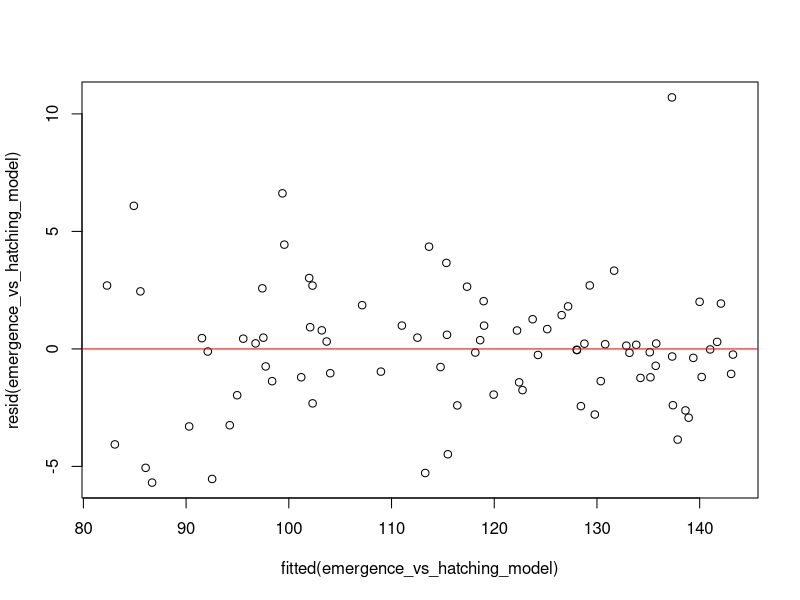
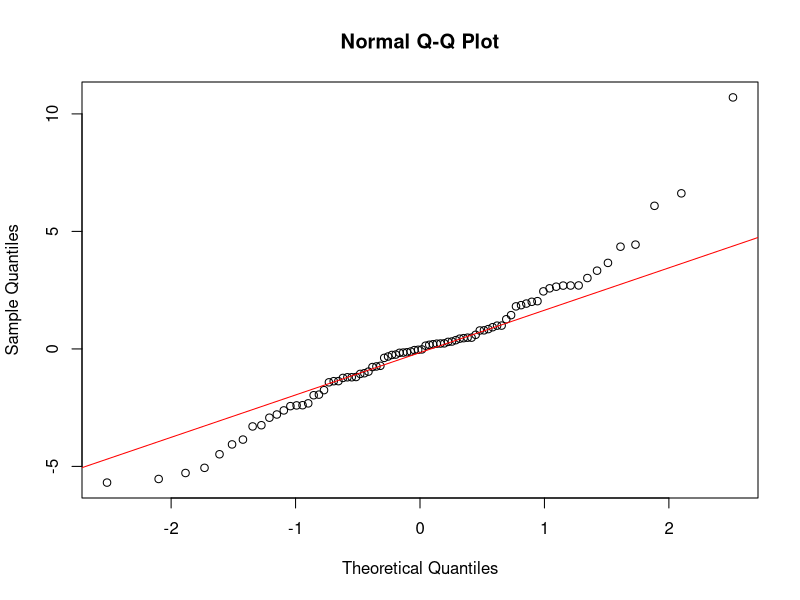
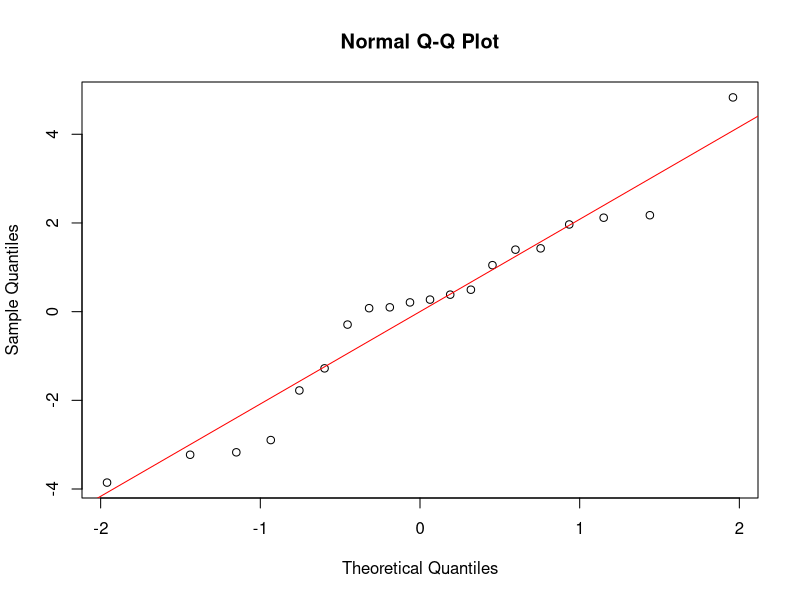
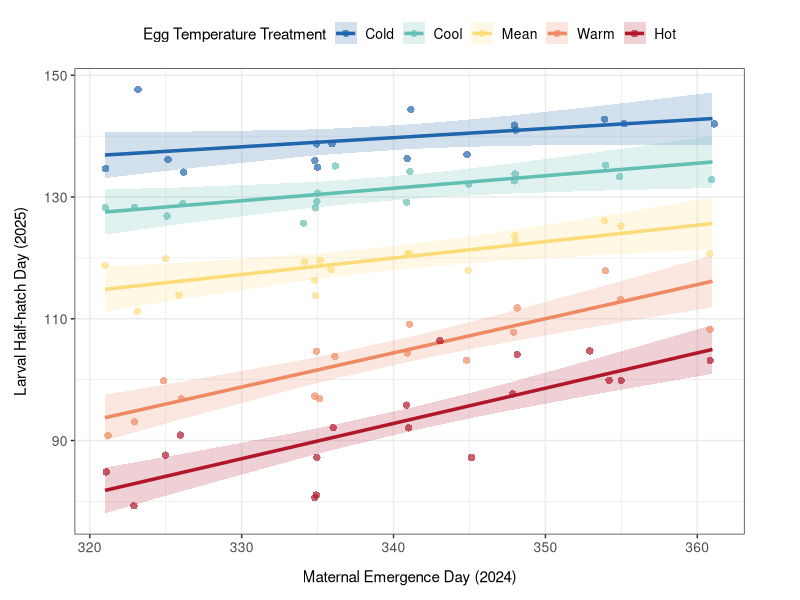
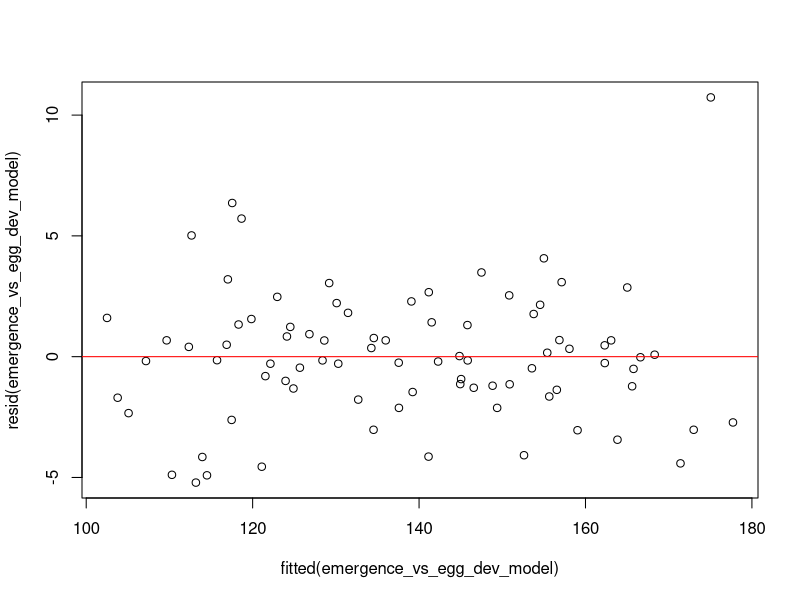
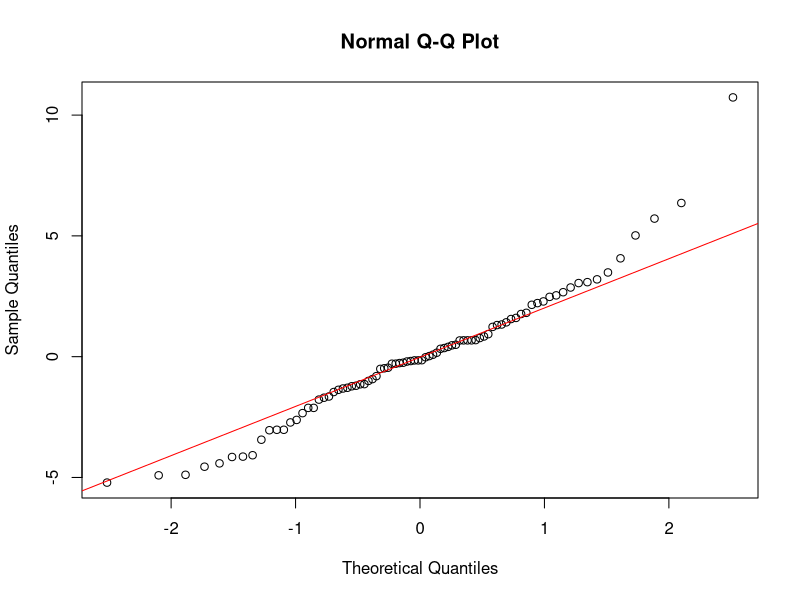
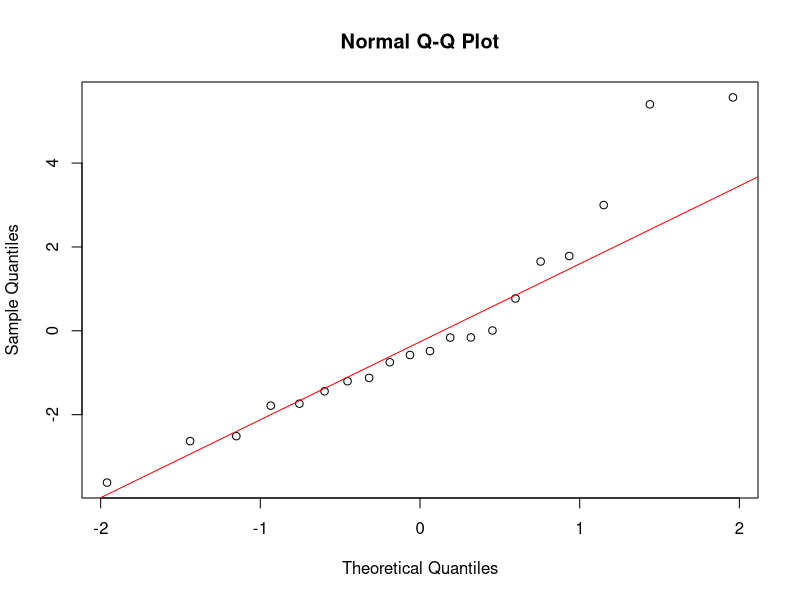
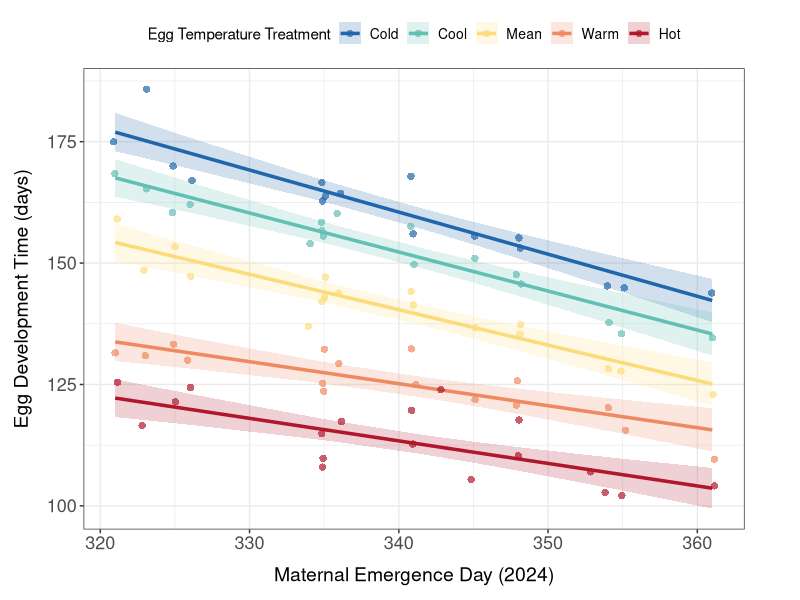

Source code (R) for these figures, in order:
#### DESCRIPTION ####

# This script analyses the data on carryover effects between winter moth 
# pupation and larval hatching

#### SET UP ####

# packages
library(here)
library(tidyverse)
library(lmerTest)
library(ggeffects)

# data
egg_subcltuches <- read.csv(here("data_files", "egg_subcltuches_with_egg_dev_time.csv"))

# convert emergence date to day (since year began)
egg_subcltuches$emergence_day <- yday(egg_subcltuches$emergence_date)

# remove the control 
egg_subcltuches_minus_control <- egg_subcltuches %>%
  filter(egg_temperature_treatment != "ambient")


# reorder the temperature treatments to make the mean the reference for modelling 
egg_subcltuches_minus_control$maternal_temperature_treatment <- factor(egg_subcltuches_minus_control$maternal_temperature_treatment, 
                                                                levels = c("mean", "cold", "cool", "warm", "hot", "ambient"))
egg_subcltuches_minus_control$egg_temperature_treatment <- factor(egg_subcltuches_minus_control$egg_temperature_treatment, 
                                                           levels = c("mean", "cold", "cool", "warm", "hot"))

# set up a common colour palette for plots
temperature_treatment_colours <- c("cold" = "#2166AC",
                                   "cool" = "#63BFB4",
                                   "mean" = "#FDDC7A",
                                   "warm" = "#EF8A62", 
                                   "hot" = "#B2182B",
                                   "ambient" = "#777777")

#### (1) Effect of maternal emergence date on larval half-hatch date ####
#### across egg temperature treatments ####

#### MODEL ####

# model the effect of emergence date on half-hatch date controlling for egg
# temperature treatment
emergence_vs_hatching_model <- lmer(half_hatch_day ~ emergence_day*egg_temperature_treatment +
                                      (1 | female_id), data = egg_subcltuches_minus_control)

#look at the output
summary(emergence_vs_hatching_model)

#### CHECK FIT ####

# compare the full model to a reduced model without interaction 

full_model <- lm(half_hatch_day ~ emergence_day*egg_temperature_treatment, data = egg_subcltuches_minus_control)
reduced_model <- lm(half_hatch_day ~ emergence_day + egg_temperature_treatment, data = egg_subcltuches_minus_control)

anova(full_model, reduced_model, test = "Chisq")

# compare the full model to a null model 

full_model <- lm(half_hatch_day ~ emergence_day*egg_temperature_treatment, data = egg_subcltuches_minus_control)
null_model <- lm(half_hatch_day ~ 1, data = egg_subcltuches_minus_control)

anova(full_model, null_model, test = "Chisq")

#### CHECK ASSUMPTIONS ####

# check the assumption of equal variance by plotting the residuals vs fitted values 

plot(fitted(emergence_vs_hatching_model), resid(emergence_vs_hatching_model)) 
abline(h = 0, col = "red")

# Check the normality of the residuals 

qqnorm(resid(emergence_vs_hatching_model)) 
qqline(resid(emergence_vs_hatching_model), col = "red")

# check the normality of the random effects
emergence_vs_hatching_re <- ranef(emergence_vs_hatching_model)$female_id[[1]]
qqnorm(emergence_vs_hatching_re)
qqline(emergence_vs_hatching_re, col = "red")

#### PLOT ####

# calculate model prediction and save to data frame 
emergence_vs_hatching_prediction <- as.data.frame(predict_response(emergence_vs_hatching_model, 
                                                                   terms = c("emergence_day", "egg_temperature_treatment")))
# change the order of the temperature treatments
emergence_vs_hatching_prediction$group <- factor(emergence_vs_hatching_prediction$group, 
                                                 levels = c("cold", "cool", "mean", "warm", "hot"))

# plot the model prediction with confidence intervals and data points 
emergence_vs_hatching_plot <- ggplot() +
  geom_line(data = emergence_vs_hatching_prediction, 
            aes(x = x, 
                y = predicted, 
                colour = group), 
            linewidth = 1.2) +
  geom_ribbon(data = emergence_vs_hatching_prediction, 
              aes(x = x, 
                  ymin = conf.low, 
                  ymax = conf.high, 
                  fill = group), 
              alpha = 0.2) +
  geom_jitter(data = egg_subcltuches_minus_control,
              aes(x = emergence_day, 
                  y = half_hatch_day, 
                  colour = egg_temperature_treatment), 
              width = 0.2, 
              alpha = 0.7, 
              size = 2.5, 
              stroke = 0) +
  labs(x = "Maternal Emergence Day (2024)",
       y = "Larval Half-hatch Day (2025)", 
       color = "Egg Temperature Treatment",
       fill = "Egg Temperature Treatment") +
  scale_colour_manual(values = temperature_treatment_colours, 
                      labels = c("Cold", "Cool", "Mean", "Warm", "Hot")) + 
  scale_fill_manual(values = temperature_treatment_colours, 
                    labels = c("Cold", "Cool", "Mean", "Warm", "Hot")) +
  theme_bw() +
  theme(axis.title = element_text(size = 11),
        axis.text = element_text(size = 10),
        axis.title.x = element_text(margin = margin(t = 10)), 
        axis.title.y = element_text(margin = margin(r = 10)),
        legend.title = element_text(size = 11),
        legend.text = element_text(size = 10),
        legend.position = "top",
        legend.justification = "center",
        plot.margin = margin(t = 10, r = 40, b = 10, l = 10))

# look at the output
emergence_vs_hatching_plot

#### (2) Effect of maternal emergence date on egg development time ####
#### across egg temperature treatments ####

#### MODEL ####

# model the effect of emergence date on egg development controlling for egg
# temperature treatment 
emergence_vs_egg_dev_model <- lmer(egg_development_time ~ emergence_day*egg_temperature_treatment +
                                     (1 | female_id), data = egg_subcltuches_minus_control)

# look at the output
summary(emergence_vs_egg_dev_model)
anova(emergence_vs_egg_dev_model)

## compare warm and hot slopes to zero 

# filter 
egg_subcltuches_hot <- egg_subcltuches_minus_control %>%
  filter(egg_temperature_treatment == "hot")
egg_subcltuches_warm <- egg_subcltuches_minus_control %>%
  filter(egg_temperature_treatment == "warm")

# model 
emergence_vs_egg_dev_hot_model <- lm(egg_development_time ~ emergence_day, data = egg_subcltuches_hot)
emergence_vs_egg_dev_warm_model <- lm(egg_development_time ~ emergence_day, data = egg_subcltuches_warm)

# look at the output
summary(emergence_vs_egg_dev_hot_model)
summary(emergence_vs_egg_dev_warm_model)

#### CHECK FIT ####

# compare full model to a reduced model without interaction 
full_model <- lm(egg_development_time ~ emergence_day*egg_temperature_treatment, data = egg_subcltuches_minus_control)
reduced_model <- lm(egg_development_time ~ emergence_day + egg_temperature_treatment, data = egg_subcltuches_minus_control)

anova(full_model, reduced_model, test = "Chisq")

# compare full model to a null model 
full_model <- lm(egg_development_time ~ emergence_day*egg_temperature_treatment, data = egg_subcltuches_minus_control)
null_model <- lm(egg_development_time ~ 1, data = egg_subcltuches_minus_control)

anova(full_model, null_model, test = "Chisq")

#### CHECK ASSUMPTIONS ####

# check the assumption of equal variance by plotting the residuals vs fitted values 
plot(fitted(emergence_vs_egg_dev_model), resid(emergence_vs_egg_dev_model)) 
abline(h = 0, col = "red")

#check the normality of the residuals 
qqnorm(resid(emergence_vs_egg_dev_model)) 
qqline(resid(emergence_vs_egg_dev_model), col = "red")

# check the normality of the random effects
emergence_vs_egg_dev_re <- ranef(emergence_vs_egg_dev_model)$female_id[[1]]
qqnorm(emergence_vs_egg_dev_re)
qqline(emergence_vs_egg_dev_re, col = "red")

#### PLOT ####

# calculate model prediction and save to data frame
emergence_vs_egg_dev_prediction <- as.data.frame(predict_response(emergence_vs_egg_dev_model, 
                                                                  terms = c("emergence_day", "egg_temperature_treatment")))

# change the order of the temperature treatments
emergence_vs_egg_dev_prediction$group <- factor(emergence_vs_egg_dev_prediction$group, 
                                                levels = c("cold", "cool", "mean", "warm", "hot"))

# plot the model prediction with confidence intervals and data points
emergence_vs_egg_dev_plot <- ggplot() +
  geom_line(data = emergence_vs_egg_dev_prediction, 
            aes(x = x, 
                y = predicted, 
                colour = group), 
            linewidth = 1.2) +
  geom_ribbon(data = emergence_vs_egg_dev_prediction, 
              aes(x = x, 
                  ymin = conf.low, 
                  ymax = conf.high, 
                  fill = group), 
              alpha = 0.2) +
  geom_jitter(data = egg_subcltuches_minus_control,
              aes(x = emergence_day, 
                  y = egg_development_time, 
                  colour = egg_temperature_treatment),
              width = 0.2, 
              alpha = 0.7, 
              size = 2.5, 
              stroke = 0) +
  labs(x = "Maternal Emergence Day (2024)",
       y = "Egg Development Time (days)", 
       color = "Egg Temperature Treatment",
       fill = "Egg Temperature Treatment") +
  scale_colour_manual(values = temperature_treatment_colours, 
                      labels = c("Cold", "Cool", "Mean", "Warm", "Hot")) + 
  scale_fill_manual(values = temperature_treatment_colours, 
                    labels = c("Cold", "Cool", "Mean", "Warm", "Hot")) +
  theme_bw() +
  theme(axis.title = element_text(size = 14),
        axis.text = element_text(size = 13),
        axis.title.x = element_text(margin = margin(t = 10)), 
        axis.title.y = element_text(margin = margin(r = 10)),
        legend.title = element_text(size = 11),
        legend.text = element_text(size = 10),
        legend.position = "top",
        legend.justification = "center",
        plot.margin = margin(t = 10, r = 40, b = 10, l = 10))

# look at the output
emergence_vs_egg_dev_plot

# save as a png in the figures folder
ggsave(here("figures", "figure6.png"), 
       plot = emergence_vs_egg_dev_plot, width = 6, height = 4, dpi = 300)
